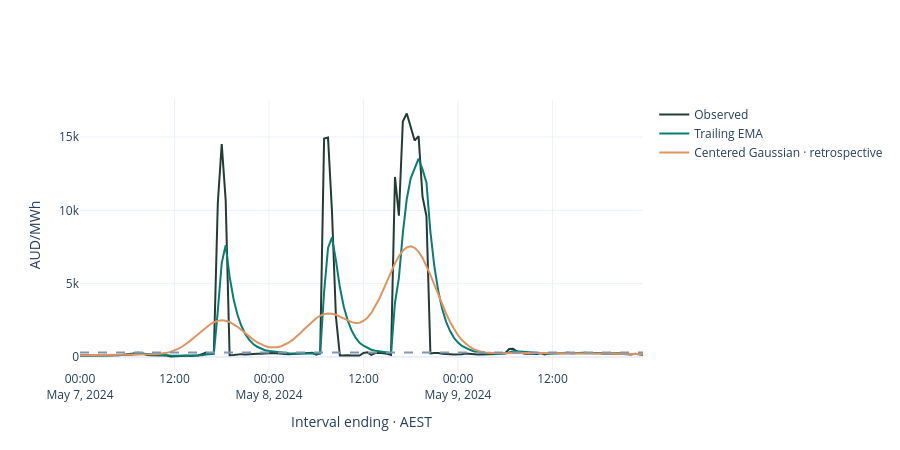

Here is the notebook cell this chart was saved with:
### Markdown cell above
## Inspect the largest episode with its surrounding days

### Code cell
largest = events.iloc[0]
window = filter_market(market, largest.start.date() - pd.Timedelta(days=1), largest.end.date() + pd.Timedelta(days=1))
window = window.assign(ema=smooth_prices(window,'Trailing EMA',6), gaussian=smooth_prices(window,'Centered Gaussian',6))
fig=go.Figure()
for column,label,color in [('price','Observed','#233c35'),('ema','Trailing EMA','#087e72'),('gaussian','Centered Gaussian · retrospective','#df9562')]:
    fig.add_trace(go.Scatter(x=window.index,y=window[column],name=label,line_color=color,connectgaps=False))
fig.add_hline(y=threshold,line_dash='dash',line_color='#8296b0')
fig.update_layout(template='plotly_white',height=450,yaxis_title='AUD/MWh',xaxis_title='Interval ending · AEST',hovermode='x unified')
fig.show(renderer='plotly_mimetype')

### Figure 1 — Plotly figure (JSON) as saved in the notebook; plotly's stock layout.template omitted (floating-point values rounded to 4 significant figures; data arrays with more than 128 entries replaced by an {"elided": "..."} marker saying what was removed)
{"data": [{"connectgaps": false, "line": {"color": "#233c35"}, "name": "Observed", "type": "scatter", "x": {"elided": "144 str values"}, "y": {"elided": "144 float values"}}, {"connectgaps": false, "line": {"color": "#087e72"}, "name": "Trailing EMA", "type": "scatter", "x": {"elided": "144 str values"}, "y": {"elided": "144 float values"}}, {"connectgaps": false, "line": {"color": "#df9562"}, "name": "Centered Gaussian · retrospective", "type": "scatter", "x": {"elided": "144 str values"}, "y": {"elided": "144 float values"}}], "layout": {"height": 450, "hovermode": "x unified", "shapes": [{"line": {"color": "#8296b0", "dash": "dash"}, "type": "line", "x0": 0, "x1": 1, "xref": "x domain", "y0": 300, "y1": 300, "yref": "y"}], "xaxis": {"title": {"text": "Interval ending · AEST"}}, "yaxis": {"title": {"text": "AUD/MWh"}}}}
